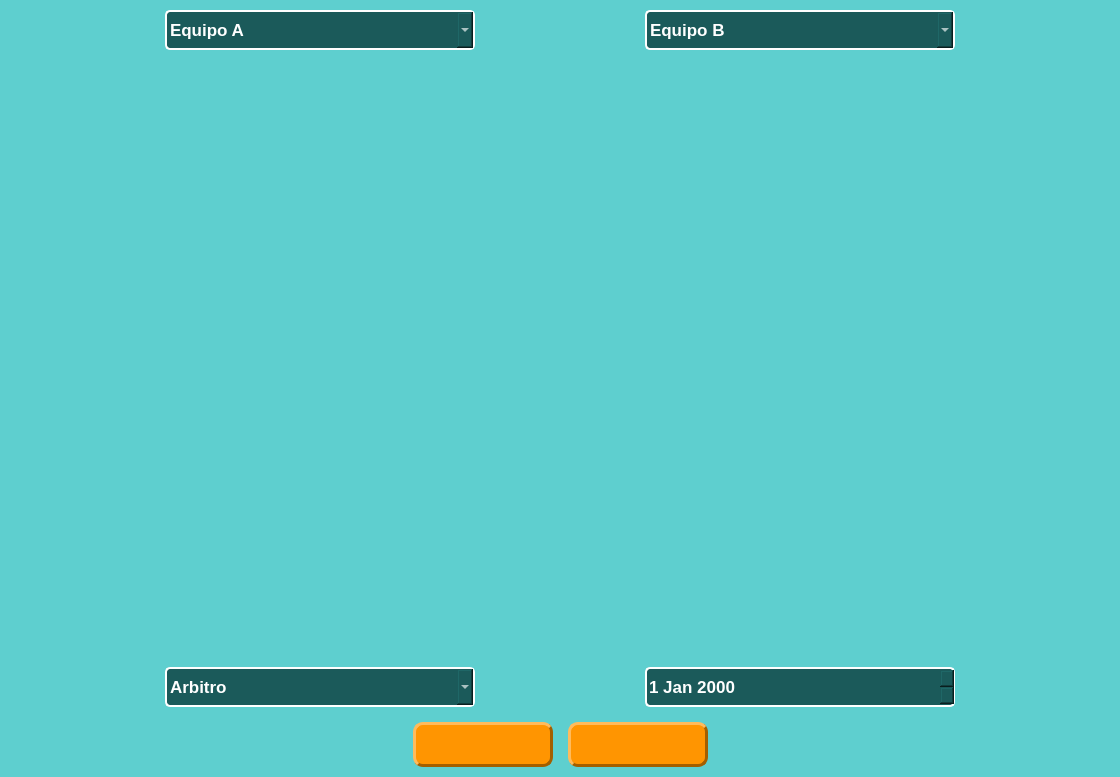
<?xml version="1.0" encoding="UTF-8"?>
<ui version="4.0">
 <class>Form</class>
 <widget class="QWidget" name="Form">
  <property name="geometry">
   <rect>
    <x>0</x>
    <y>0</y>
    <width>1120</width>
    <height>777</height>
   </rect>
  </property>
  <property name="windowTitle">
   <string>Enfrentamiento</string>
  </property>
  <property name="styleSheet">
   <string notr="true">QWidget#Form {
      background-color: rgb(94, 207, 207);
}</string>
  </property>
  <layout class="QVBoxLayout" name="verticalLayout" stretch="0,1,0,0">
   <property name="spacing">
    <number>15</number>
   </property>
   <property name="leftMargin">
    <number>10</number>
   </property>
   <property name="topMargin">
    <number>10</number>
   </property>
   <property name="rightMargin">
    <number>10</number>
   </property>
   <property name="bottomMargin">
    <number>10</number>
   </property>
   <item>
    <layout class="QHBoxLayout" name="horizontalLayout_4" stretch="1,2,1,2,1">
     <item>
      <spacer name="horizontalSpacer_6">
       <property name="orientation">
        <enum>Qt::Orientation::Horizontal</enum>
       </property>
       <property name="sizeHint" stdset="0">
        <size>
         <width>40</width>
         <height>20</height>
        </size>
       </property>
      </spacer>
     </item>
     <item>
      <widget class="QComboBox" name="comboBox_equipoA_enfrentamiento">
       <property name="minimumSize">
        <size>
         <width>150</width>
         <height>40</height>
        </size>
       </property>
       <property name="font">
        <font>
         <pointsize>13</pointsize>
         <bold>true</bold>
        </font>
       </property>
       <property name="styleSheet">
        <string notr="true">background-color: rgb(27, 90, 90);
color: rgb(255, 255, 255);
border: 2px solid #FFFFFF;
border-radius: 5px;</string>
       </property>
       <item>
        <property name="text">
         <string>Equipo A</string>
        </property>
       </item>
      </widget>
     </item>
     <item>
      <spacer name="horizontalSpacer_7">
       <property name="orientation">
        <enum>Qt::Orientation::Horizontal</enum>
       </property>
       <property name="sizeHint" stdset="0">
        <size>
         <width>40</width>
         <height>20</height>
        </size>
       </property>
      </spacer>
     </item>
     <item>
      <widget class="QComboBox" name="comboBox_equipoB_enfrentamiento">
       <property name="minimumSize">
        <size>
         <width>150</width>
         <height>40</height>
        </size>
       </property>
       <property name="font">
        <font>
         <pointsize>13</pointsize>
         <bold>true</bold>
        </font>
       </property>
       <property name="styleSheet">
        <string notr="true">background-color: rgb(27, 90, 90);
color: rgb(255, 255, 255);
border: 2px solid #FFFFFF;
border-radius: 5px;</string>
       </property>
       <item>
        <property name="text">
         <string>Equipo B</string>
        </property>
       </item>
      </widget>
     </item>
     <item>
      <spacer name="horizontalSpacer_5">
       <property name="orientation">
        <enum>Qt::Orientation::Horizontal</enum>
       </property>
       <property name="sizeHint" stdset="0">
        <size>
         <width>40</width>
         <height>20</height>
        </size>
       </property>
      </spacer>
     </item>
    </layout>
   </item>
   <item>
    <layout class="QHBoxLayout" name="horizontalLayout_campo" stretch="1,1">
     <property name="spacing">
      <number>0</number>
     </property>
     <item>
      <widget class="QLabel" name="label_campo_izq">
       <property name="styleSheet">
        <string notr="true">border-image: url(:/images/campo_izquierdo.jpg) 0 0 0 0 stretch stretch;</string>
       </property>
       <property name="text">
        <string/>
       </property>
       <property name="alignment">
        <set>Qt::AlignmentFlag::AlignCenter</set>
       </property>
      </widget>
     </item>
     <item>
      <widget class="QLabel" name="label_campo_der">
       <property name="styleSheet">
        <string notr="true">border-image: url(:/images/campo_derecho.jpg) 0 0 0 0 stretch stretch;</string>
       </property>
       <property name="text">
        <string/>
       </property>
       <property name="alignment">
        <set>Qt::AlignmentFlag::AlignCenter</set>
       </property>
      </widget>
     </item>
    </layout>
   </item>
   <item>
    <layout class="QHBoxLayout" name="horizontalLayout_3" stretch="1,2,1,2,1">
     <item>
      <spacer name="horizontalSpacer_3">
       <property name="orientation">
        <enum>Qt::Orientation::Horizontal</enum>
       </property>
       <property name="sizeHint" stdset="0">
        <size>
         <width>40</width>
         <height>20</height>
        </size>
       </property>
      </spacer>
     </item>
     <item>
      <widget class="QComboBox" name="comboBox_arbitro_enfrentamiento">
       <property name="minimumSize">
        <size>
         <width>150</width>
         <height>40</height>
        </size>
       </property>
       <property name="font">
        <font>
         <pointsize>13</pointsize>
         <bold>true</bold>
        </font>
       </property>
       <property name="styleSheet">
        <string notr="true">background-color: rgb(27, 90, 90);
color: rgb(255, 255, 255);
border: 2px solid #FFFFFF;
border-radius: 5px;</string>
       </property>
       <item>
        <property name="text">
         <string>Arbitro</string>
        </property>
       </item>
      </widget>
     </item>
     <item>
      <spacer name="horizontalSpacer_8">
       <property name="orientation">
        <enum>Qt::Orientation::Horizontal</enum>
       </property>
       <property name="sizeHint" stdset="0">
        <size>
         <width>40</width>
         <height>20</height>
        </size>
       </property>
      </spacer>
     </item>
     <item>
      <widget class="QDateEdit" name="dateEdit_fecha_enfrentamiento">
       <property name="minimumSize">
        <size>
         <width>150</width>
         <height>40</height>
        </size>
       </property>
       <property name="font">
        <font>
         <pointsize>13</pointsize>
         <bold>true</bold>
        </font>
       </property>
       <property name="styleSheet">
        <string notr="true">background-color: rgb(27, 90, 90);
color: rgb(255, 255, 255);
border: 2px solid #FFFFFF;
border-radius: 5px;</string>
       </property>
      </widget>
     </item>
     <item>
      <spacer name="horizontalSpacer_4">
       <property name="orientation">
        <enum>Qt::Orientation::Horizontal</enum>
       </property>
       <property name="sizeHint" stdset="0">
        <size>
         <width>40</width>
         <height>20</height>
        </size>
       </property>
      </spacer>
     </item>
    </layout>
   </item>
   <item>
    <layout class="QHBoxLayout" name="horizontalLayout_2">
     <item>
      <spacer name="horizontalSpacer_2">
       <property name="orientation">
        <enum>Qt::Orientation::Horizontal</enum>
       </property>
       <property name="sizeHint" stdset="0">
        <size>
         <width>0</width>
         <height>0</height>
        </size>
       </property>
      </spacer>
     </item>
     <item>
      <widget class="QPushButton" name="pushButton_enfrentar">
       <property name="minimumSize">
        <size>
         <width>140</width>
         <height>45</height>
        </size>
       </property>
       <property name="font">
        <font>
         <pointsize>11</pointsize>
         <bold>true</bold>
        </font>
       </property>
       <property name="styleSheet">
        <string notr="true">background-color: rgb(255, 149, 1);
color: rgb(38, 126, 126);
border:3px solid;
border-right-color: rgb(163, 95, 0);
border-bottom-color: rgb(163, 95, 0);
border-top-color: rgb(255, 187, 92);
border-left-color: rgb(255, 187, 92);
border-radius:10px;</string>
       </property>
       <property name="text">
        <string/>
       </property>
      </widget>
     </item>
     <item>
      <widget class="QPushButton" name="pushButton_volver_enfrentamientos">
       <property name="minimumSize">
        <size>
         <width>140</width>
         <height>45</height>
        </size>
       </property>
       <property name="font">
        <font>
         <pointsize>10</pointsize>
         <bold>true</bold>
        </font>
       </property>
       <property name="toolTip">
        <string>Cargar imagen del escudo del equipo</string>
       </property>
       <property name="styleSheet">
        <string notr="true">background-color: rgb(255, 149, 1);
color: rgb(38, 126, 126);
border:3px solid;
border-right-color: rgb(163, 95, 0);
border-bottom-color: rgb(163, 95, 0);
border-top-color: rgb(255, 187, 92);
border-left-color: rgb(255, 187, 92);
border-radius:10px;
</string>
       </property>
       <property name="text">
        <string/>
       </property>
      </widget>
     </item>
     <item>
      <spacer name="horizontalSpacer">
       <property name="orientation">
        <enum>Qt::Orientation::Horizontal</enum>
       </property>
       <property name="sizeHint" stdset="0">
        <size>
         <width>0</width>
         <height>0</height>
        </size>
       </property>
      </spacer>
     </item>
    </layout>
   </item>
  </layout>
 </widget>
 <resources>
  <include location="../../imagenes/recursos.qrc"/>
 </resources>
 <connections/>
</ui>
